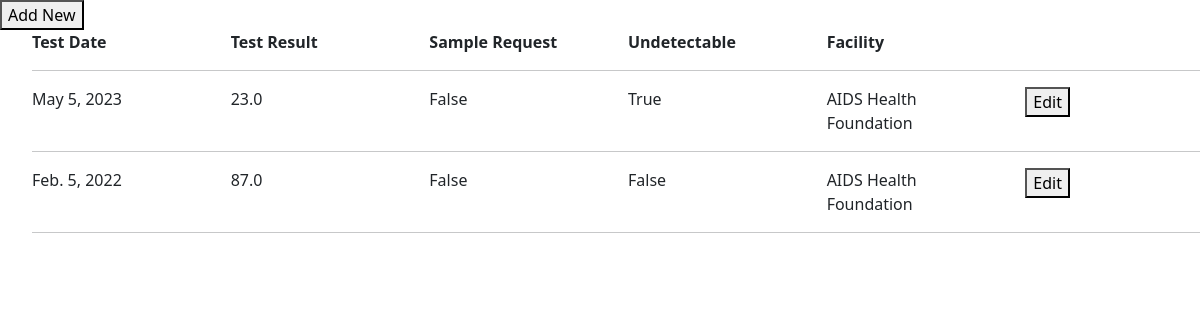
/client/viralload_list/2/, run on the app's committed database.
### prep_app/models.py (models this page shows, shortened)
class ViralLoad(TSIS2BaseModel):
    client = models.ForeignKey("client", blank=False, null=False, on_delete=models.PROTECT)
    is_viral_load_request = models.BooleanField(verbose_name='Sampling for Viral Load', default=False)
    test_date = models.DateField(blank=False, null=False)
    test_result = models.FloatField(blank=True, null=True)
    undetectable = models.BooleanField(default=False)
    disa_reference_id = models.CharField(max_length=255, blank=True, null=True)
    notes = models.TextField(blank=True, null=True)
    facility = models.ForeignKey("Facility", on_delete=models.CASCADE,default=8)
    class Meta(object):
        default_permissions = ('add', 'change', 'delete', 'view', 'list')

class Facility(TSIS2BaseModel):
    name = models.CharField(max_length=255, blank=False, null=False)
    code = models.CharField(max_length=255, blank=False, null=False, unique=True)
    lab_ref_code = models.CharField(max_length=255, blank=True, null=True, verbose_name='LAB reference code')
    address1 = models.CharField(max_length=255, blank=True, null=True)
    parish = models.ForeignKey("Parish", blank=False, null=False,
                               related_name='facility_parish', on_delete=models.PROTECT)
    organization = models.ForeignKey("Organization", blank=False, null=False, related_name="facility_organization", on_delete=models.PROTECT)

### prep_app/views.py (the view)
# urls.py: path('viralload_list/<int:client_id>/', viralload_list, name='viralload_list'),
def viralload_list(request, client_id):
    client = get_object_or_404(Client, pk=client_id)
    viralload = ViralLoad.objects.filter(client_id=client_id)
    return render(request, 'viralload_list.html', {'viralload': viralload, 'client_id': client_id})

### prep_app/base_model.py (called while the page is built)
    def get_queryset(self):
        if self.include_deleted:
            return TSIS2BaseQuerySet(self.model)
        return TSIS2BaseQuerySet(self.model).filter(deleted_at=None)

### prep_app/templates/viralload_list.html (shortened to what this page needs)
{% load widget_tweaks %}
{% load bootstrap5 %}
{% bootstrap_css %}
{% load crispy_forms_tags %}
</head>
{% block content %}
<div class="col-md-4">  <button onclick="popup2({{ client.id }})">Add New</button>  </div>
<ul>
  <b><div class="row">
        <div class="col-md-2"> Test Date</div>
        <div class="col-md-2">  Test Result </div>
        <div class="col-md-2"> Sample Request </div>
        <div class="col-md-2"> Undetectable </div>
        <div class="col-md-2"> Facility </div>
        <div class="col-md-2">  </div>
  </div> </b>
<hr>
{% for vl in viralload %}
<div class="row">
    <div class="col-md-2">  {{ vl.test_date }}</div>
    <div class="col-md-2">  {{ vl.test_result }}</div>
    <div class="col-md-2">  {{ vl.is_viral_load_request }}</div>
    <div class="col-md-2">  {{ vl.undetectable }}</div>
    <div class="col-md-2">  {{ vl.facility.name }}</div>
    <div class="col-md-2"> <button onclick="popup({{ vl.id }})">Edit</button>  </div>
  </div>
  <hr>
{% empty %}
<p style="font-size:12px; "> No data found - Click <b>'Add New'</b> to create new record </p>
{% endfor %}
</ul>
{% endblock %}

### data on the page
ViralLoad: test_date "May 5, 2023", test_result "23.0", is_viral_load_request "False", undetectable "True", facility.name "AIDS Health Foundation"
ViralLoad: test_date "Feb. 5, 2022", test_result "87.0", is_viral_load_request "False", undetectable "False", facility.name "AIDS Health Foundation"
